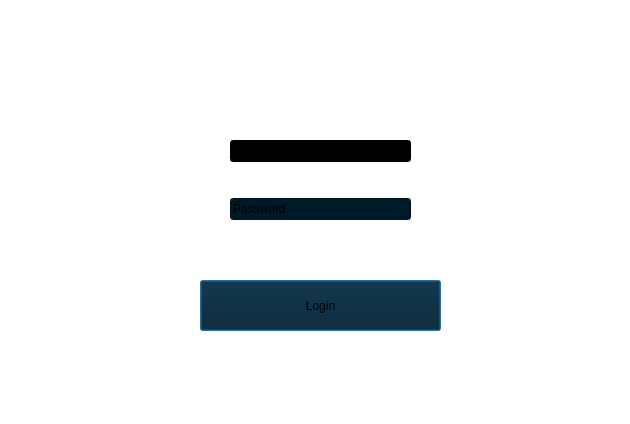
<?xml version="1.0" encoding="UTF-8"?>
<ui version="4.0">
 <class>Dialog</class>
 <widget class="QDialog" name="Dialog">
  <property name="enabled">
   <bool>true</bool>
  </property>
  <property name="geometry">
   <rect>
    <x>0</x>
    <y>0</y>
    <width>630</width>
    <height>424</height>
   </rect>
  </property>
  <property name="windowTitle">
   <string>Dialog</string>
  </property>
  <property name="autoFillBackground">
   <bool>false</bool>
  </property>
  <property name="styleSheet">
   <string notr="true">background-color: white</string>
  </property>
  <property name="sizeGripEnabled">
   <bool>false</bool>
  </property>
  <widget class="QPushButton" name="loginButto">
   <property name="geometry">
    <rect>
     <x>200</x>
     <y>280</y>
     <width>241</width>
     <height>51</height>
    </rect>
   </property>
   <property name="styleSheet">
    <string notr="true">background-color:rgba(0,25,41,255)
</string>
   </property>
   <property name="text">
    <string>Login</string>
   </property>
  </widget>
  <widget class="QWidget" name="gridLayoutWidget">
   <property name="geometry">
    <rect>
     <x>230</x>
     <y>110</y>
     <width>181</width>
     <height>141</height>
    </rect>
   </property>
   <layout class="QGridLayout" name="gridLayout">
    <item row="0" column="0">
     <widget class="QLineEdit" name="usernameEdit">
      <property name="autoFillBackground">
       <bool>false</bool>
      </property>
      <property name="styleSheet">
       <string notr="true">background-color:black;text-color:rgba(232,0,90,255);
</string>
      </property>
      <property name="text">
       <string>Username</string>
      </property>
     </widget>
    </item>
    <item row="1" column="0">
     <widget class="QLineEdit" name="passwordEdit">
      <property name="autoFillBackground">
       <bool>false</bool>
      </property>
      <property name="styleSheet">
       <string notr="true">background-color:rgba(0,25,41,255)
</string>
      </property>
      <property name="text">
       <string>Password</string>
      </property>
     </widget>
    </item>
   </layout>
  </widget>
  <widget class="QLabel" name="label">
   <property name="geometry">
    <rect>
     <x>510</x>
     <y>10</y>
     <width>81</width>
     <height>91</height>
    </rect>
   </property>
   <property name="text">
    <string/>
   </property>
   <property name="pixmap">
    <pixmap resource="../Assets/ntu.qrc">:/newPrefix/ntu.jpg</pixmap>
   </property>
   <property name="scaledContents">
    <bool>true</bool>
   </property>
  </widget>
 </widget>
 <resources>
  <include location="../Assets/ntu.qrc"/>
 </resources>
 <connections/>
</ui>
